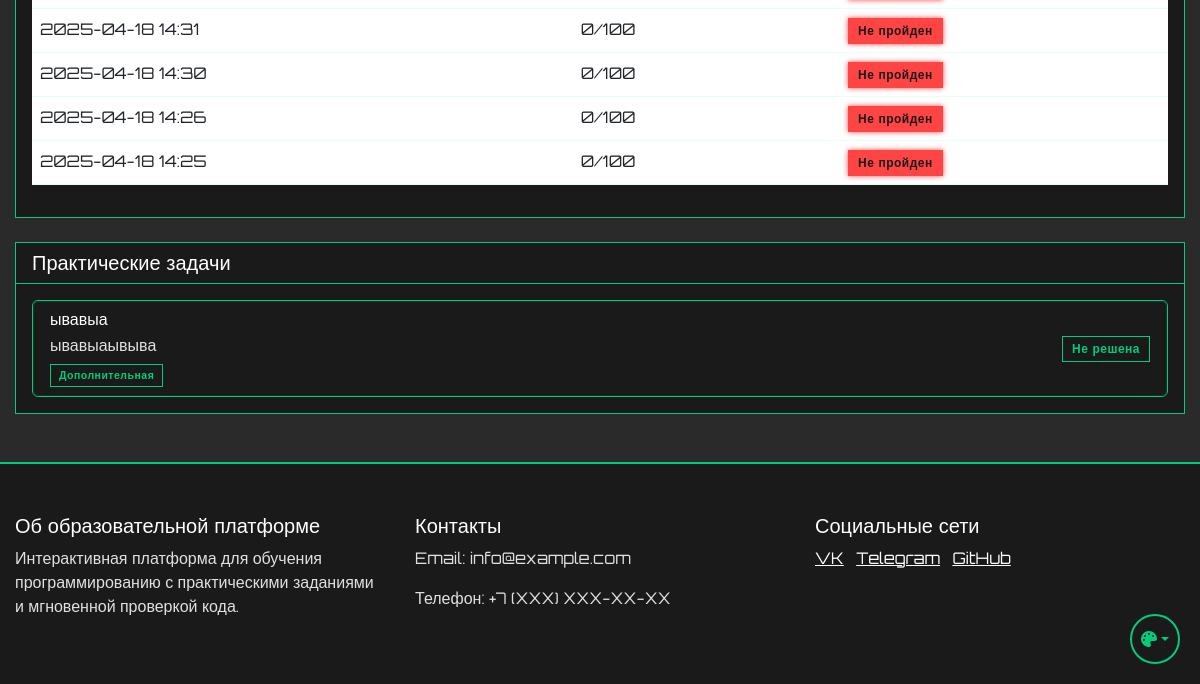
Before: /admin/user/1/lesson/1 (signed in, lower part) with the older database file.
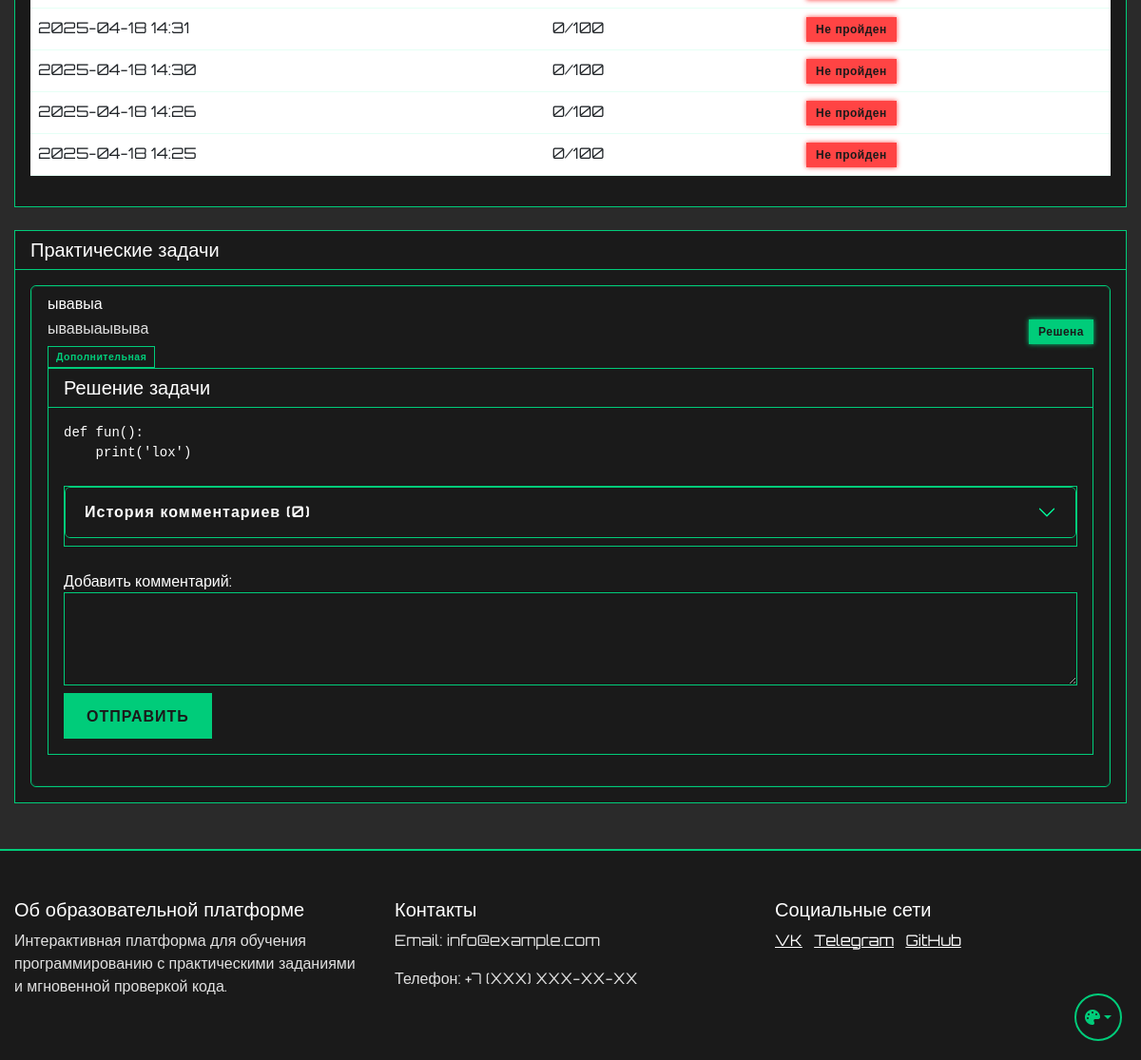
After: the same page with the newer database file.
### app.py (models this page shows)
class TestResult(db.Model):
    id = db.Column(db.Integer, primary_key=True)
    user_id = db.Column(db.Integer, db.ForeignKey('user.id'), nullable=False)
    lesson_id = db.Column(db.Integer, db.ForeignKey('lesson.id'), nullable=False)
    test_id = db.Column(db.Integer, db.ForeignKey('theory_test.id'), nullable=False)
    score = db.Column(db.Integer, nullable=False)
    is_passed = db.Column(db.Boolean, default=False)
    started_at = db.Column(db.DateTime, nullable=False)
    completed_at = db.Column(db.DateTime)
    answers = db.Column(db.JSON)  # Хранение ответов пользователя
    created_at = db.Column(db.DateTime, default=db.func.now())
    updated_at = db.Column(db.DateTime, default=db.func.now(), onupdate=db.func.now())
    user = db.relationship('User', backref=db.backref('test_results', lazy=True))
    test = db.relationship('TheoryTest', backref=db.backref('results', lazy=True))
    lesson = db.relationship('Lesson', backref=db.backref('test_results', lazy=True))

class TheoryTest(db.Model):
    id = db.Column(db.Integer, primary_key=True)
    lesson_id = db.Column(db.Integer, db.ForeignKey('lesson.id'), nullable=False)
    title = db.Column(db.String(200), nullable=False)
    description = db.Column(db.Text)
    max_score = db.Column(db.Integer, default=100)
    time_limit = db.Column(db.Integer)  # Время на прохождение в минутах
    questions = db.relationship('TestQuestion', backref='test', lazy=True)
    created_at = db.Column(db.DateTime, default=db.func.now())
    updated_at = db.Column(db.DateTime, default=db.func.now(), onupdate=db.func.now())
    is_active = db.Column(db.Boolean, default=True)
    required_score = db.Column(db.Integer, default=70)  # Минимальный балл для прохождения

class PracticeTask(db.Model):
    id = db.Column(db.Integer, primary_key=True)
    lesson_id = db.Column(db.Integer, db.ForeignKey('lesson.id', ondelete='CASCADE'), nullable=False)
    title = db.Column(db.String(200), nullable=False)
    description = db.Column(db.Text, nullable=False)
    function_name = db.Column(db.String(200), nullable=False)  # Название функции
    initial_code = db.Column(db.Text)  # Начальный код для задачи
    order_number = db.Column(db.Integer, nullable=False)
    is_required = db.Column(db.Boolean, default=False)
    tests = db.relationship('TaskTest', backref='task', lazy=True, cascade='all, delete-orphan', passive_deletes=True)

class Solution(db.Model):
    id = db.Column(db.Integer, primary_key=True)
    user_id = db.Column(db.Integer, db.ForeignKey('user.id'), nullable=False)
    task_id = db.Column(db.Integer, db.ForeignKey('practice_task.id'), nullable=False)
    code = db.Column(db.Text, nullable=False)
    is_correct = db.Column(db.Boolean, nullable=False)
    created_at = db.Column(db.DateTime, default=db.func.now())

### app.py (the view, shortened to what this page needs)
@app.route('/admin/user/<int:user_id>/lesson/<int:lesson_id>')
@login_required
def view_user_lesson_details(user_id, lesson_id):
    if not current_user.is_admin:
        abort(403)
    user = User.query.get_or_404(user_id)
    lesson = Lesson.query.get_or_404(lesson_id)
    progress = UserProgress.query.filter_by(
        user_id=user_id,
        lesson_id=lesson_id
    ).first()
    test = TheoryTest.query.filter_by(lesson_id=lesson_id).first()
    test_results = []
    if test:
        test_results = TestResult.query.filter_by(
            user_id=user_id,
            test_id=test.id
        ).order_by(TestResult.created_at.desc()).all()
    practice_tasks = PracticeTask.query.filter_by(lesson_id=lesson_id).all()
    solved_tasks = Solution.query.filter_by(
        user_id=user_id,
        is_correct=True
    ).with_entities(Solution.task_id).all()
    completed_task_ids = [task_id for (task_id,) in solved_tasks]
    for task in practice_tasks:
        task.solutions = Solution.query.filter_by(
            user_id=user_id,
            task_id=task.id,
            is_correct=True
        ).order_by(Solution.created_at.desc()).all()
        for solution in task.solutions:
            solution.comments = SolutionComment.query.filter_by(
                solution_id=solution.id
            ).order_by(SolutionComment.created_at.asc()).all()
    return render_template('user_lesson_details.html',
                         user=user,
                         lesson=lesson,
                         progress=progress,
                         test_results=test_results,
                         practice_tasks=practice_tasks,
                         completed_task_ids=completed_task_ids)

### app.py (called while the page is built)
@login_manager.user_loader
def load_user(user_id):
    return db.session.get(User, int(user_id))

### templates/user_lesson_details.html (shortened to what this page needs)
{% extends "base.html" %}
{% block content %}
<div class="container mt-4">
    {% if test_results %}
    <div class="card mb-4">
        <div class="card-body">
            <div class="table-responsive">
                <table class="table">
                    <tbody>
                        {% for result in test_results %}
                        <tr>
                            <td>{{ result.created_at.strftime('%Y-%m-%d %H:%M') }}</td>
                            <td>{{ result.score }}/{{ result.test.max_score }}</td>
                            <td>
                                {% if result.is_passed %}
                                    <span class="badge bg-success">Пройден</span>
                                {% else %}
                                    <span class="badge bg-danger">Не пройден</span>
                                {% endif %}
                            </td>
                        </tr>
                        {% endfor %}
                    </tbody>
                </table>
            </div>
        </div>
    </div>
    {% endif %}
    <div class="card">
        <div class="card-header">
            <h5 class="mb-0">Практические задачи</h5>
        </div>
        <div class="card-body">
            {% if practice_tasks %}
                <div class="list-group">
                    {% for task in practice_tasks %}
                        <div class="list-group-item">
                            <div class="d-flex justify-content-between align-items-center">
                                <div>
                                    <h6 class="mb-1">{{ task.title }}</h6>
                                    <p class="mb-1">{{ task.description }}</p>
                                    <small class="text-muted">
                                        {% if task.is_required %}
                                            <span class="badge bg-primary">Обязательная</span>
                                        {% else %}
                                            <span class="badge bg-secondary">Дополнительная</span>
                                        {% endif %}
                                    </small>
                                </div>
                                <div>
                                    {% if task.id in completed_task_ids %}
                                        <span class="badge bg-success">Решена</span>
                                    {% else %}
                                        <span class="badge bg-secondary">Не решена</span>
                                    {% endif %}
                                </div>
                            </div>
                            {% if task.id in completed_task_ids %}
                                <div class="card mb-4">
                                    <div class="card-header">
                                        <h5 class="mb-0">Решение задачи</h5>
                                    </div>
                                    <div class="card-body">
                                        {% if task.solutions %}
                                            {% set solution = task.solutions|sort(attribute='created_at', reverse=true)|first %}
                                            <pre><code>{{ solution.code }}</code></pre>
                                            <div class="accordion mt-4" id="commentsAccordion{{ task.id }}">
                                                <div class="accordion-item">
                                                    <h2 class="accordion-header" id="heading{{ task.id }}">
                                                        <button class="accordion-button collapsed" type="button" data-bs-toggle="collapse"
                                                                data-bs-target="#collapse{{ task.id }}" aria-expanded="false"
                                                                aria-controls="collapse{{ task.id }}">
                                                            История комментариев ({{ solution.comments|length }})
                                                        </button>
                                                    </h2>
                                                </div>
                                            </div>
                                            <form action="{{ url_for('add_solution_comment', solution_id=solution.id) }}" method="POST" class="mt-4">
                                                <div class="form-group">
                                                    <label for="comment">Добавить комментарий:</label>
                                                    <textarea class="form-control" id="comment" name="comment" rows="3" required></textarea>
                                                </div>
                                                <button type="submit" class="btn btn-primary mt-2">Отправить</button>
                                            </form>
                                        {% else %}
                                            <div class="alert alert-warning">
                                                Решение пока не предоставлено
                                            </div>
                                        {% endif %}
                                    </div>
                                </div>
                            {% endif %}
                        </div>
                    {% endfor %}
                </div>
            {% else %}
                <div class="alert alert-info">
                    Практические задачи не найдены.
                </div>
            {% endif %}
        </div>
    </div>
</div>
{% endblock %}

### templates/base.html (shortened to what this page needs)
<!DOCTYPE html>
<html lang="ru">
<head>
    <link href="https://cdn.jsdelivr.net/npm/bootstrap@5.3.0/dist/css/bootstrap.min.css" rel="stylesheet">
    <link href="{{ url_for('static', filename='css/themes.css') }}" rel="stylesheet">
    <link href="{{ url_for('static', filename='css/base.css') }}" rel="stylesheet">
    <link href="{{ url_for('static', filename='css/components.css') }}" rel="stylesheet">
    <link href="{{ url_for('static', filename='css/forms.css') }}" rel="stylesheet">
    <link href="{{ url_for('static', filename='css/tables.css') }}" rel="stylesheet">
    <link href="{{ url_for('static', filename='css/layout.css') }}" rel="stylesheet">
</head>
<body>
    {% block content %}{% endblock %}
    <footer class="footer mt-5">
        <div class="container">
            <div class="row">
                <div class="col-md-4">
                    <h5>Об образовательной платформе</h5>
                    <p>Интерактивная платформа для обучения программированию с практическими заданиями и мгновенной проверкой кода.</p>
                </div>
                <div class="col-md-4">
                    <h5>Контакты</h5>
                    <p>Email: info@example.com</p>
                    <p>Телефон: +7 (XXX) XXX-XX-XX</p>
                </div>
                <div class="col-md-4">
                    <h5>Социальные сети</h5>
                    <a href="#" class="text-white me-2">VK</a>
                    <a href="#" class="text-white me-2">Telegram</a>
                    <a href="#" class="text-white">GitHub</a>
                </div>
            </div>
        </div>
    </footer>
    <div class="theme-switch">
        <button class="btn dropdown-toggle" type="button" id="themeDropdown" data-bs-toggle="dropdown" aria-expanded="false">
            <i class="fa-solid fa-palette"></i>
        </button>
    </div>
    <link rel="stylesheet" href="https://cdnjs.cloudflare.com/ajax/libs/font-awesome/6.5.1/css/all.min.css">
</body>
</html>

### static/css/themes.css (style rules this page uses)
:root[data-theme="cyberpunk"] { --cyber-primary: #00cc7a; --cyber-secondary: #ff6600; --cyber-dark: #1a1a1a; --cyber-bg: #2a2a2a; --cyber-text: #e0e0e0; --cyber-text-light: #ffffff; --cyber-text-muted: #b0b0b0; --cyber-card-bg: #1a1a1a; --cyber-text-dark: #333333; --cyber-info: #ff00ff; }

### static/css/base.css (style rules this page uses)
body { font-family: 'Orbitron', sans-serif; background-color: var(--cyber-bg); color: var(--cyber-text); min-height: 100vh; display: flex; flex-direction: column; opacity: 0; transition: opacity 0.3s ease; }
body.theme-loaded { opacity: 1; }
h1, h2, h3, h4, h5, h6 { color: var(--cyber-text-light); }
p { color: var(--cyber-text); }
.text-white { color: var(--cyber-text-light) !important; }
.text-muted { color: var(--cyber-text-muted) !important; }
.footer { background-color: var(--cyber-dark); border-top: 2px solid var(--cyber-primary); color: var(--cyber-text-light); padding: 50px 0; margin-top: auto; }

### static/css/components.css (style rules this page uses)
.card { background-color: var(--cyber-card-bg); border: 1px solid var(--cyber-primary); color: var(--cyber-text-light); }
.card-header { background-color: rgba(0, 255, 157, 0.1); border-bottom: 1px solid var(--cyber-primary); color: var(--cyber-text-light); }
.card-body { background-color: var(--cyber-card-bg); color: var(--cyber-text-light); }

### static/css/forms.css (style rules this page uses)
.form-control { background-color: var(--cyber-card-bg); border: 1px solid var(--cyber-primary); color: var(--cyber-text-light); border-radius: 0; padding: 0.75rem 1rem; transition: all 0.3s ease; }

### static/css/tables.css (style rules this page uses)
.table { color: var(--cyber-text-light); }
.table tbody tr { background-color: var(--cyber-card-bg); border-bottom: 1px solid rgba(0, 255, 157, 0.1); }

### static/css/layout.css (style rules this page uses)
.container { max-width: 1200px; margin: 0 auto; padding: 0 15px; }
.row { margin: 0 -15px; }
.col, [class*="col-"] { padding: 0 15px; }
.mt-2 { margin-top: 0.5rem; }
.mt-4 { margin-top: 1.5rem; }
.mt-5 { margin-top: 3rem; }
.mb-1 { margin-bottom: 0.25rem; }
.mb-4 { margin-bottom: 1.5rem; }
.d-flex { display: flex; }
.justify-content-between { justify-content: space-between; }
.align-items-center { align-items: center; }

Changed rows visible on the page:
shown differently, row unchanged: PracticeTask "ывавыа": comments|length (not shown) → "0"; text "Не решена" → "Решена Решение задачи История комментариев ( ) Добавить комментарий: ОТПРАВИТЬ"
added Solution: code "def fun(): print('lox')"
